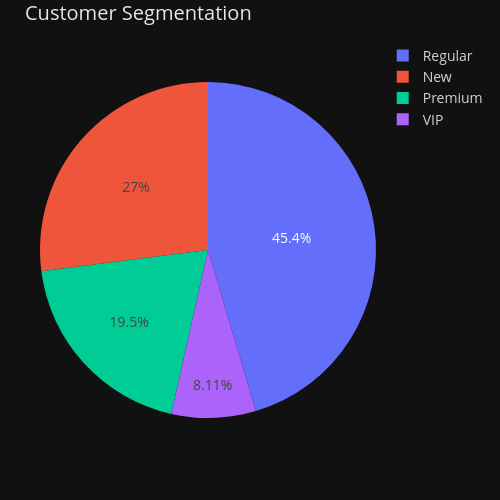

Here is the notebook cell this chart was saved with:
### Code cell
df3 = pd.DataFrame({
    "Segment": ["Regular", "Premium", "New", "VIP"],
    "Customers": [420, 180, 250, 75]
})

fig = go.Figure()

fig.add_trace(
    go.Pie(
        labels=df3["Segment"],
        values=df3["Customers"]
    )
)

fig.update_layout(
    title="Customer Segmentation",
    width=500,
    height=500,
    xaxis_title="Segments",
    yaxis_title="Customer's",
    margin=dict(l=40,r=40,t=40,b=40),

    template="plotly_dark",

    plot_bgcolor="#1E1E1E",
    paper_bgcolor="#111111",

    font=dict(
        color="#E5E7EB",
        size=14
    ),

    legend=dict(
        font=dict(color="#D1D5DB")
    )

    
)

fig.show()

### Figure 1 — Plotly figure (JSON) as saved in the notebook; plotly's stock layout.template omitted (floating-point values rounded to 4 significant figures)
{"data": [{"labels": ["Regular", "Premium", "New", "VIP"], "type": "pie", "values": [420, 180, 250, 75]}], "layout": {"font": {"color": "#E5E7EB", "size": 14}, "height": 500, "legend": {"font": {"color": "#D1D5DB"}}, "margin": {"b": 40, "l": 40, "r": 40, "t": 40}, "paper_bgcolor": "#111111", "plot_bgcolor": "#1E1E1E", "title": {"text": "Customer Segmentation"}, "width": 500, "xaxis": {"title": {"text": "Segments"}}, "yaxis": {"title": {"text": "Customer's"}}}}
